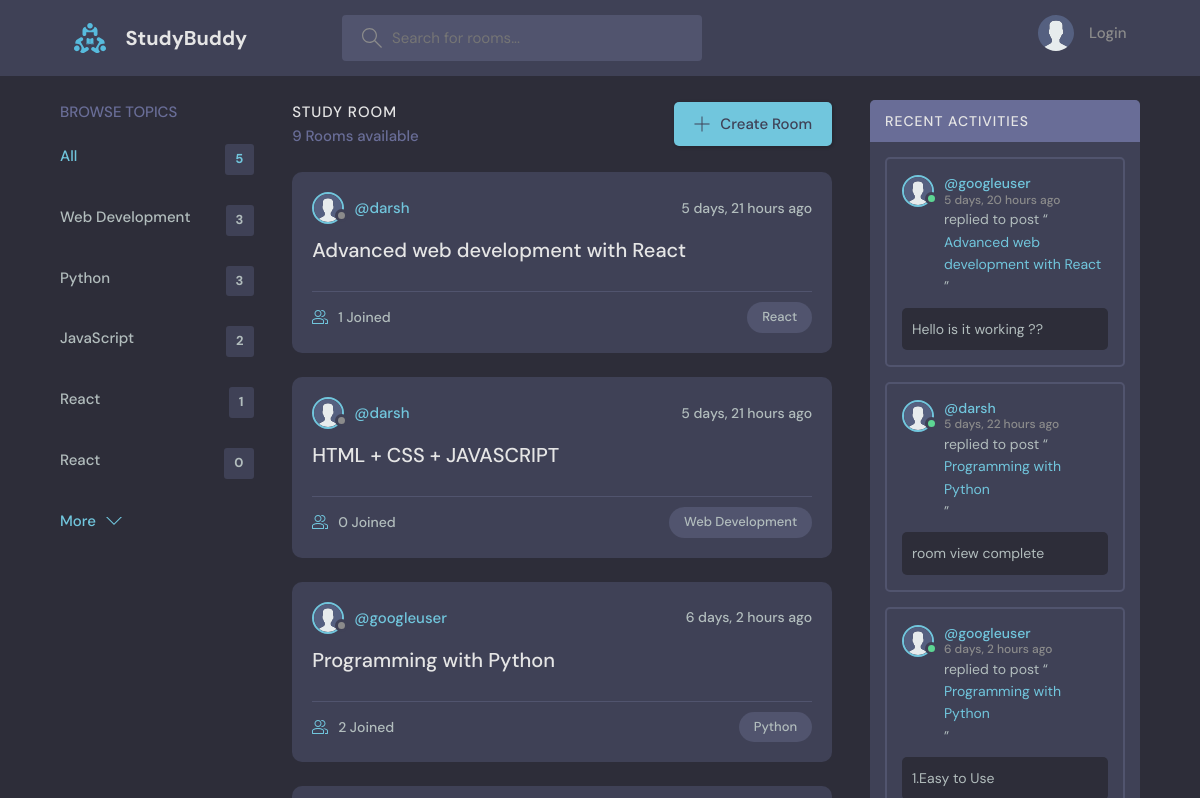
The app's page / (upper part), older data.
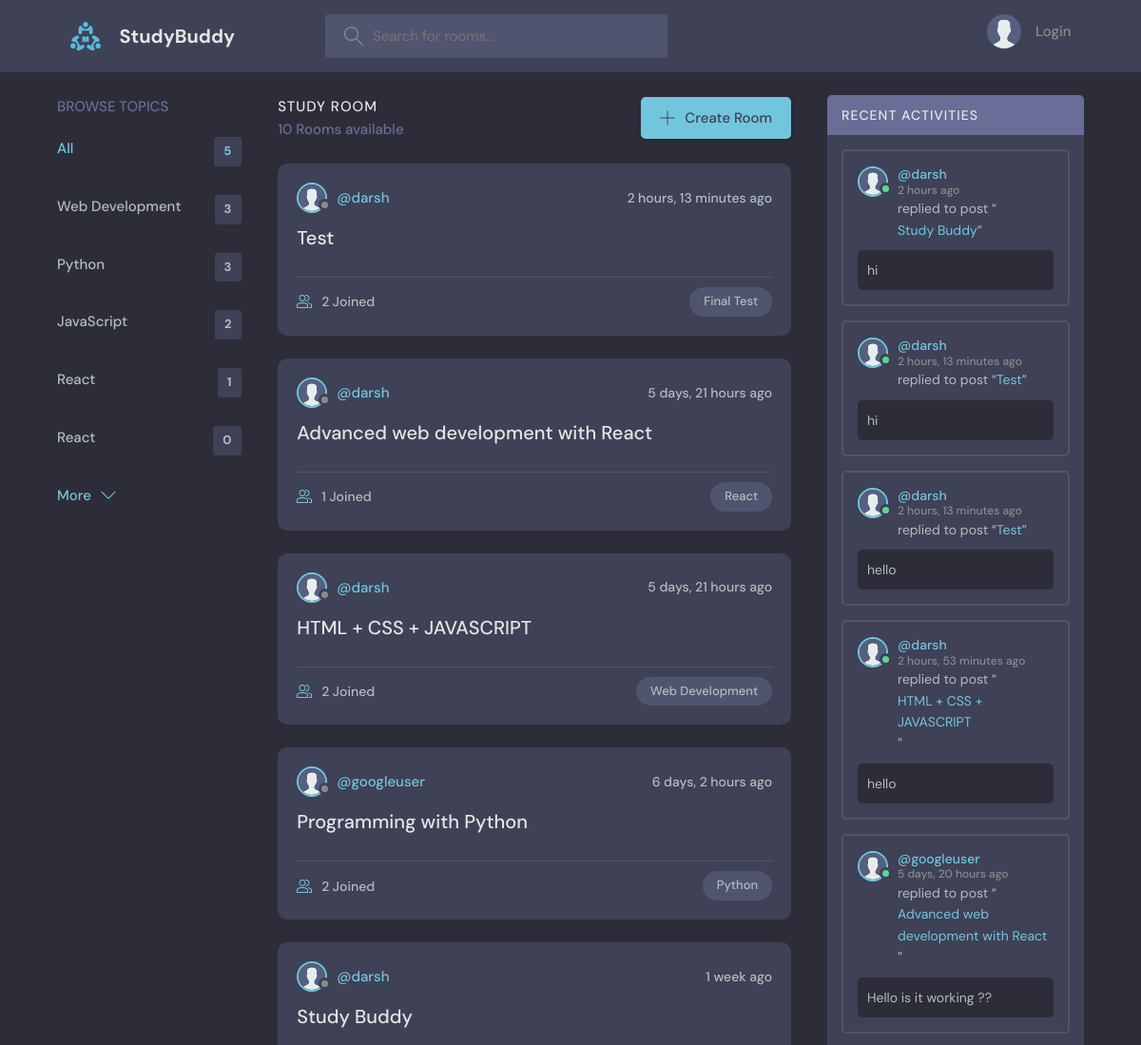
The same page, newer data.
### base/models.py (models this page shows, shortened)
class Topic(models.Model):
    name = models.CharField(max_length=200)

class Room(models.Model):
    host = models.ForeignKey(User , on_delete=models.SET_NULL , null=True)
    topic = models.ForeignKey(Topic, on_delete=models.SET_NULL, null=True) #On deleting the topic the room associated with it don't get deleted from the database
    name = models.CharField(max_length=200)
    description = models.TextField(null=True, blank = True)#null=True means user  can keep this field empty
    participants =models.ManyToManyField(User, related_name="participants", blank = True)
    updated = models.DateTimeField(auto_now=True) # Takes time stamp every time a user submits or saves.
    created = models.DateTimeField(auto_now_add=True) #  Takes time stamp when we first submit or save(created time).
    class Meta:
        ordering = ['-updated', '-created']
    def __str__(self):
        return self.name

class Message(models.Model):
    user = models.ForeignKey(User , on_delete=models.CASCADE) #Where User is a class Imported from django.contrib line 2
    room =models.ForeignKey(Room, on_delete=models.CASCADE) #One to Many relation i.e one user can have multiple rooms.
    body = models.TextField()
    updated = models.DateTimeField(auto_now=True)
    created = models.DateTimeField(auto_now_add=True)
    class Meta:
        ordering = ['-updated', '-created']

### base/views.py (the view)
# urls.py: path('', views.home , name='home'), #specifies path in the website where view functions can be accessed
def home(request):
    q = request.GET.get('q') if request.GET.get('q')!=None else ''
    rooms = Room.objects.filter(Q(topic__name__icontains=q) |
                                Q(name__icontains =q) |
                                Q(description__icontains=q)
                                  )#filter: filters out the data based on conditions.
    topics = Topic.objects.all()[0:5]
    room_count = rooms.count() #we can also use len(rooms)
    room_messages = Message.objects.filter(Q(room__topic__name__icontains=q))
    context = {'rooms': rooms, 'topics':topics , 'room_count':room_count , 'room_messages':room_messages}
    return render(request , 'base/home.html',context) #render takes in the request from the server and access the templates that is required

### base/templates/base/home.html (shortened to what this page needs)
{% extends 'main.html' %}
{% block content %}
    <main class="layout layout--3">
      <div class="container">
        {% include "base/topics_component.html" %}
        <div class="roomList">
          <div class="roomList__header">
            <div>
              <h2>Study Room</h2>
              <p>{{room_count}} Rooms available</p>
            </div>
            <a class="btn btn--main" href="{% url 'create-room' %}">
              <svg version="1.1" xmlns="http://www.w3.org/2000/svg" width="32" height="32" viewBox="0 0 32 32">
                <title>add</title>
                <path
                  d="M16.943 0.943h-1.885v14.115h-14.115v1.885h14.115v14.115h1.885v-14.115h14.115v-1.885h-14.115v-14.115z"
                ></path>
              </svg>
              Create Room
            </a>
          </div>
          {% include "base/feed_component.html" %}
        </div>
        {% include "base/activity_component.html" %}
      </div>
    </main>
{% endblock content %}

### base/templates/base/topics_component.html (shortened to what this page needs)
<div class="topics">
    <div class="topics__header">
      <h2>Browse Topics</h2>
    </div>
    <ul class="topics__list">
      <li>
        <a href="{% url 'home' %}" class="active">All <span>{{topics.count}}</span></a>
      </li>
      {% for topic in topics  %}
      <li>
        <a href="{% url 'home' %}?q={{topic.name}}">{{topic.name}}<span>{{topic.room_set.all.count}}</span></a>
      </li>
      {% endfor %}
    </ul>
    <a class="btn btn--link" href="{% url 'topics' %}">
      More
      <svg version="1.1" xmlns="http://www.w3.org/2000/svg" width="32" height="32" viewBox="0 0 32 32">
        <title>chevron-down</title>
        <path d="M16 21l-13-13h-3l16 16 16-16h-3l-13 13z"></path>
      </svg>
    </a>
  </div>

### base/templates/base/feed_component.html (shortened to what this page needs)
{% load static %}
{% for room in rooms %}
<div class="roomListRoom">
    <div class="roomListRoom__header">
      <a href="{% url 'user-profile' room.host.id  %}" class="roomListRoom__author">
        <div class="avatar avatar--small">
          <img src="{% static 'images/avatar.svg' %}" />
        </div>
        <span>@{{room.host.username}}</span>
      </a>
      <div class="roomListRoom__actions">
        <span>{{room.created|timesince}} ago</span>
      </div>
    </div>
    <div class="roomListRoom__content">
      <a href="{% url 'room' room.id %}">{{room.name}}</a>
    </div>
    <div class="roomListRoom__meta">
      <a href="{% url 'room' room.id %}" class="roomListRoom__joined">
        {{room.participants.all.count}} Joined
      </a>
      <p class="roomListRoom__topic">{{room.topic.name}}</p>
    </div>
  </div>
{% endfor %}

### base/templates/base/activity_component.html (shortened to what this page needs)
{% load static %}
<div class="activities">
    <div class="activities__header">
      <h2>Recent Activities</h2>
    </div>
    {% for message in room_messages %}
    <div class="activities__box">
      <div class="activities__boxHeader roomListRoom__header">
        <a href="{% url 'user-profile' message.user.id %}" class="roomListRoom__author">
          <div class="avatar avatar--small active">
            <img src="{% static 'images/avatar.svg' %}" />
          </div>
          <p>
            @{{message.user}}
            <span>{{message.created|timesince}} ago</span>
          </p>
        </a>
      </div>
      <div class="activities__boxContent">
        <p>replied to post “<a href="{% url 'room' message.room.id %}">{{message.room}}</a>”</p>
        <div class="activities__boxRoomContent">
            {{message.body}}
        </div>
      </div>
    </div>
    {% endfor %}
  </div>

Row changes from the older to the newer data that the page shows:
no longer on this page (row unchanged): Message: user "darsh", created "5 days, 22 hours", room "Programming with Python", body "room view complete"
no longer on this page (row unchanged): Message: user "googleuser", created "6 days, 2 hours", room "Programming with Python", body "1.Easy to Use"
added Room: host.username "darsh", created "2 hours, 13 minutes", name "Test", participants.all.count "2", topic.name "Final Test"
computed for Room "HTML + CSS + JAVASCRIPT": participants.all.count "0" → "2"
now on this page (row unchanged): Room: host.username "darsh", created "1 week", name "Study Buddy"
added Message: user "darsh", created "2 hours", room "Study Buddy", body "hi"
added Message: user "darsh", created "2 hours, 13 minutes", room "Test", body "hi"
added Message: user "darsh", created "2 hours, 13 minutes", room "Test", body "hello"
added Message: user "darsh", created "2 hours, 53 minutes", room "HTML + CSS + JAVASCRIPT", body "hello"
Text that changed along with them:
{{ room_count }}: "9" → "10"
